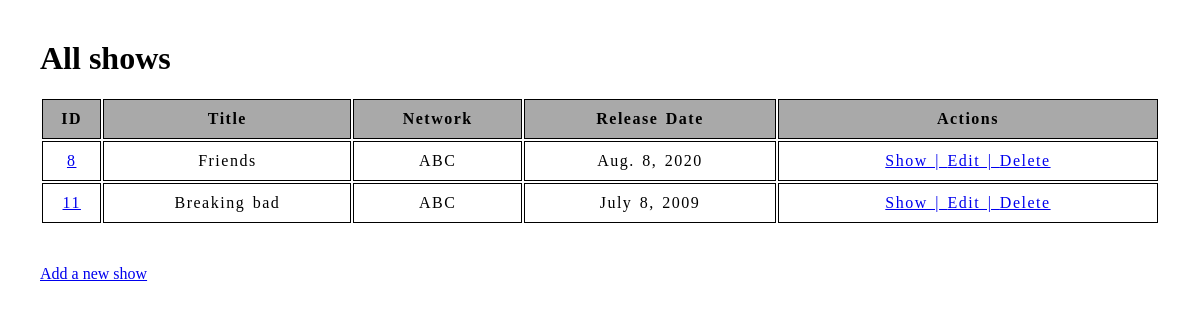
The app's page /shows/, older data.
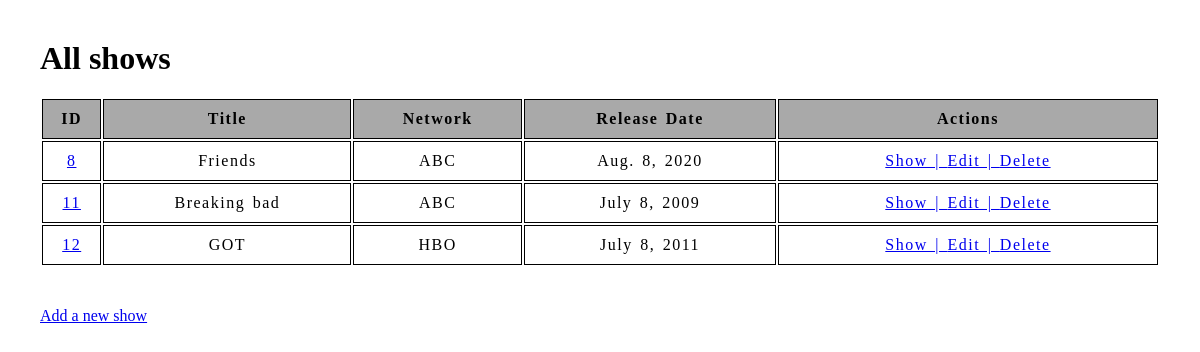
The same page, newer data.
### shows_app/models.py (models this page shows)
class Show(models.Model):
    title=models.CharField(max_length=45)
    network=models.CharField(max_length=45)
    release_date=models.DateField()
    desc=models.TextField()
    created_at=models.DateTimeField(auto_now_add=True)
    updated_at=models.DateTimeField(auto_now=True)
    objects=ShowManager()

### shows_app/views.py (the view)
# urls.py: path('shows/', views.index),
def index(request):
    context={
        "shows":Show.objects.all(),
    }
    return render(request,"index.html",context)

### shows_app/templates/index.html (shortened to what this page needs)
<!DOCTYPE html>
<html lang="en">
<head>
    {%load static%}
    <link rel="stylesheet" href="{% static 'style.css' %}">
</head>
<body>
    <h1>All shows</h1>
    <table>
        <tr>
            <th>ID</th>
            <th>Title</th>
            <th>Network</th>
            <th>Release Date</th>
            <th>Actions</th>
        </tr>
        {%for show in shows%}
            <tr>
                <td><a href="#">{{show.id}}</a></td>
                <td>{{show.title}}</td>
                <td>{{show.network}}</td>
                <td>{{show.release_date}}</td>
                <td><a href="{{show.id}}">Show | </a><a href="{{show.id}}/edit">Edit | </a><a href="{{show.id}}/destroy">Delete</a></td>
            </tr>
        {%endfor%}
    </table>
    <a href="/shows/new">Add a new show</a>
</body>
</html>

### shows_app/static/style.css (style rules this page uses)
* { margin:0; padding:0; }
body { padding:40px; }
table { width:100%; margin-top:20px; margin-bottom: 40px; }
table tr, th { background-color: darkgray; }
table tr,th,td { padding: 10px 2px; color: black; letter-spacing: 1.5px; word-spacing: 2px; text-align: center; border: 1px black solid; }
table tr,td { background-color: white; }

Row changes from the older to the newer data that the page shows:
added Show: id "12", title "GOT", network "HBO", release_date "July 8, 2011"
